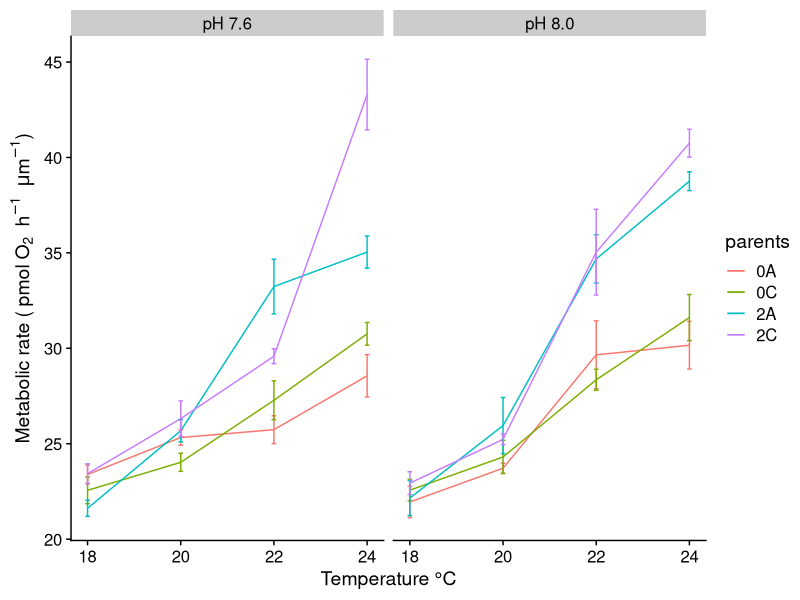

Write R code to recreate this figure.
library(tidyverse)
library(readxl)

# dt <- 
#   readxl::read_excel("input/ch_larval/larval_mR_2015.xlsx",
#     sheet = 2, skip = 1) %>%
#   print()

# ggplot(dt, aes(temp_c, mr)) +
#   geom_point(aes(colour = parents)) +
#   geom_smooth(aes(colour = parents), 
#               method = lm,  
#               # formula = y ~ x + I(x^2),
#               se = F)
# 

dt <- 
  read_excel("input/ch_larval/larval_mR_2015.xlsx", sheet = 2, skip = 1) %>%
  group_by(parents, temp, ph) %>%
  summarise(mean = mean(mr),
    se = sd(mr)/sqrt(3)) %>%
  print()

noph_dt <- dt %>%
  filter(ph == "pH 8.0") %>%
  print()

# ggplot(noph_dt, aes(temp_c, mean, colour = parents)) +
#   geom_point() +
#   geom_line() +
#   geom_errorbar(aes(ymin = mean - se, ymax = mean + se), width = .1) +
#   cowplot::theme_cowplot() + 
#   geom_blank()

# yesph_dt <- dt %>%
#   filter(ph == "pH 7.6") %>%
#   print()
# 
# ggplot(yesph_dt, aes(temp_c, mean, colour = parents)) +
#   geom_point() +
#   geom_line() +
#   geom_errorbar(aes(ymin = mean - se, ymax = mean + se), width = .1) +
#   cowplot::theme_cowplot() + 
#   geom_blank()


# # Overall
# ggplot(dt, aes(temp_c, mean, colour = interaction(parents, ph))) +
#   geom_point() +
#   geom_line() +
#   geom_errorbar(aes(ymin = mean - se, ymax = mean + se), width = .1) +
#   cowplot::theme_cowplot() + 
#   geom_blank()


ggplot(dt, aes(temp, mean, colour = parents)) +
  facet_grid(cols = vars(ph)) +
  # geom_point() +
  geom_line() +
  geom_errorbar(aes(ymin = mean - se, ymax = mean + se), width = .1) +
  cowplot::theme_cowplot() +
  xlab("Temperature °C") +
  ylab((expression("Metabolic rate (" ~ pmol ~ O[2] ~~ h ^ -1 ~~ mu*m ^ -1 * ")"))) +
  geom_blank()

# Difference between ANOVA and ANCOVA? 
# One factor is continuous (and is often the covariate on the x axis)

# analyse warming larvae only
noph_dt
model <- lm(mean ~ temp * ph * parents, dt)
# summary(model)
car::Anova(model)
# 
# library(emmeans)
# emmeans(model, pairwise ~ temp + parents)
